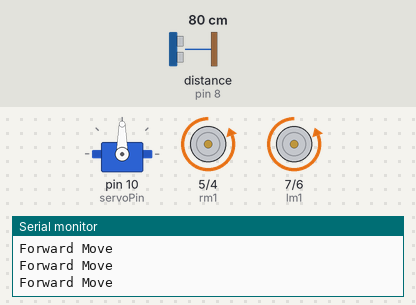
The sketch below on a simulated Arduino Uno, built with avr-gcc and run on an emulated ATmega328P. Shown: servo, motor-driver pin pairs drawn as motors (green arrow = first pin HIGH = forward, orange = second pin HIGH = backward, longer = more drive), the last lines printed to the serial monitor. Wiring (inferred from the names in the program): ultrasonic range finder: trigger pin 9; echo pin 8. The inputs (shaded band) are chosen by the test bench; at power-on: distance to the obstacle (sensor on pin 8) 80 cm. The echo pulse lasts 58.3 µs per cm.

Above: at 1.2 s.
1.3 s: distance to the obstacle (sensor on pin 8) set to 66 cm
2.8 s: distance to the obstacle (sensor on pin 8) set to 57 cm
At 4.3 s:
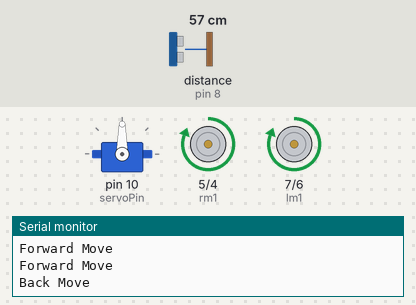
8.8 s: distance to the obstacle (sensor on pin 8) set to 120 cm
At 9.33 s:
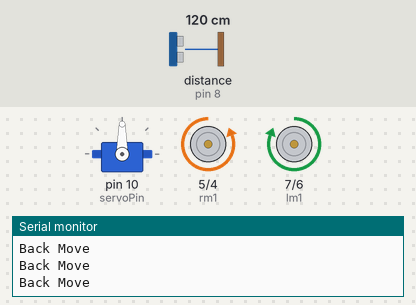
11.0 s: distance to the obstacle (sensor on pin 8) set to 4 cm
At 11.29 s:
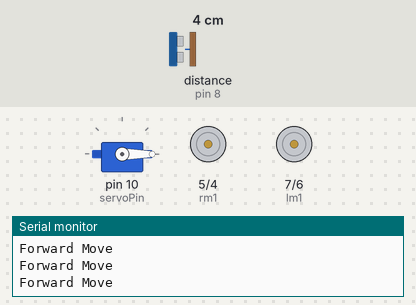
Timing chart, 0 to 15.0 s (numbered marks = the images above; inputs shaded):
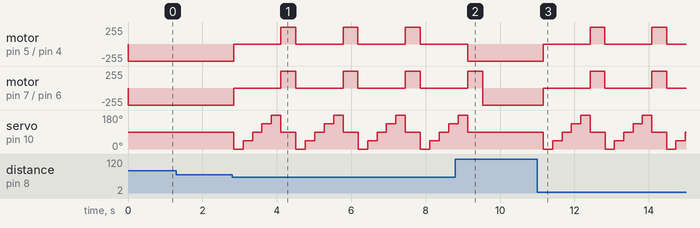

The sketch:

obstacle_avoiding_car.ino
```cpp
 #include <Servo.h>  // Includes servo library.
// defines pins numbers
const int trigPin = 9;
const int echoPin = 8;
const int lm1=7;
const int lm2=6;
const int rm1=5;
const int rm2=4;
const int servoPin=10;

Servo myservo;

// defines variables
long duration;
int distance;
int distance_f;
int distance_r;
int distance_l;
int maxLowDistance=60;

void setup() {
pinMode(trigPin, OUTPUT); // Sets the trigPin as an Output
pinMode(echoPin, INPUT); // Sets the echoPin as an Input

pinMode(lm1,OUTPUT);
pinMode(lm2,OUTPUT);
pinMode(rm1,OUTPUT);
pinMode(rm2,OUTPUT);

myservo.attach(servoPin);
myservo.write(90);

Serial.begin(9600); // Starts the serial communication
}
void loop() {
   distance_f=ping();
   if(distance_f > maxLowDistance){
     front();
     delay(400);
   }else{
      Break();
      get_Distance();
      if(distance_r > maxLowDistance){
        right();
        delay(400);
        front();
      }else if(distance_l > maxLowDistance){
        left();
        delay(400);
        front();
      }else{
        back();
        delay(400);
        Break();
      }

   }
}
void displayDistance(){
     Serial.print("Right Distance : ");
     Serial.print(distance_r);
     Serial.println("");
     Serial.print("Front Distance : ");
     Serial.print(distance_f);
     Serial.println("");
     Serial.print("Left Distance : ");
     Serial.print(distance_l);
     Serial.println("");

}
void front(){
Serial.println("Forward Move");
digitalWrite(lm2,HIGH);
digitalWrite(rm2,HIGH);
digitalWrite(lm1,LOW);
digitalWrite(rm1,LOW);

}
void back(){
    Serial.println("Back Move");
    digitalWrite(lm1,HIGH);
    digitalWrite(rm1,HIGH);
    digitalWrite(lm2,LOW);
    digitalWrite(rm2,LOW);
}
void left(){
  digitalWrite(rm2,HIGH);
  digitalWrite(rm1,LOW);
  digitalWrite(lm1,HIGH);
  digitalWrite(lm2,LOW);
}
void right(){
  digitalWrite(lm2,HIGH);
  digitalWrite(lm1,LOW);
  digitalWrite(rm1,HIGH);
  digitalWrite(rm2,LOW);
}
void Break(){
  digitalWrite(lm2,LOW);
  digitalWrite(lm1,LOW);
  digitalWrite(rm1,LOW);
  digitalWrite(rm2,LOW);
}

void get_Distance(){
  myservo.write(0);
  delay(250);
  int temp_r1=ping();
  myservo.write(45);
  delay(250);
  int temp_r2=ping();
  if(temp_r1<temp_r2){
    distance_r=temp_r1;
  }else{
    distance_r=temp_r2;
  }
  myservo.write(90);
  delay(250);
  distance_f=ping();

  myservo.write(135);
  delay(250);
  int temp_l1=ping();
  myservo.write(180);
  delay(250);
  int temp_l2=ping();
  if(temp_l1<temp_l2){
    distance_l=temp_l1;
  }else{
    distance_l=temp_l2;
  }
  myservo.write(90);

}

int ping(){
  // Clears the trigPin
  digitalWrite(trigPin, LOW);
  delayMicroseconds(2);
  // Sets the trigPin on HIGH state for 10 micro seconds
  digitalWrite(trigPin, HIGH);
  delayMicroseconds(10);
  digitalWrite(trigPin, LOW);
  // Reads the echoPin, returns the sound wave travel time in microseconds
  duration = pulseIn(echoPin, HIGH);
  // Calculating the distance
  distance= duration*0.034/2;
  // Prints the distance on the Serial Monitor
  return distance;
}
```

Measured:
- the behaviour switches between 62 and 61 cm on distance to the obstacle (sensor on pin 8) (found by bisection; images 0 and 1)
- after the input at 2.8 s, motor on pin 5 (rm1) / pin 4 (rm2), motor on pin 7 (lm1) / pin 6 (lm2): alternates forward 255/255 for 0.40 s and stopped for 1.3 s, starting at once; servo on pin 10 (servoPin): 90° → 0° at once, then repeats every 1.7 s: 45° 0.25 s, 90° 0.25 s, 135° 0.25 s, 180° 0.25 s, 90° 0.40 s, 0° 0.25 s
- after the input at 8.8 s, servo on pin 10 (servoPin): goes on until 9.1 s, then stays 90°
- after the input at 11.0 s, motor on pin 5 (rm1) / pin 4 (rm2), motor on pin 7 (lm1) / pin 6 (lm2): alternates forward 255/255 for 0.40 s and stopped for 1.3 s, starting after 0.17 s; servo on pin 10 (servoPin): 90° → 0° after 0.17 s, then repeats every 1.7 s: 45° 0.25 s, 90° 0.25 s, 135° 0.25 s, 180° 0.25 s, 90° 0.40 s, 0° 0.25 s
